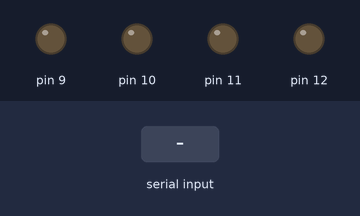
Bench run of a sketch on a simulated Arduino Uno, built with avr-gcc and run on an emulated ATmega328P. On the bench: output pins drawn as LEDs (lit = HIGH). Inputs (shaded band) come from the test bench.

Above: at 1.2 s.
1.3 s: "0001" received over Serial
At 3.5 s:
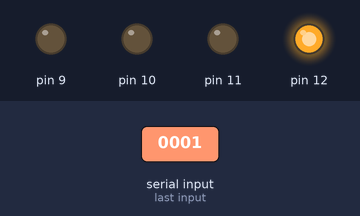
3.8 s: "0011" received over Serial
At 5.5 s:
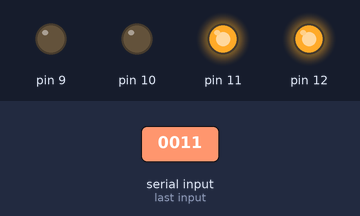
6.3 s: "0111" received over Serial
At 8.5 s:
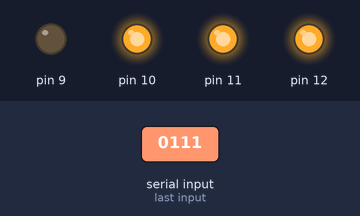
8.8 s: "1111" received over Serial
At 10.6 s:
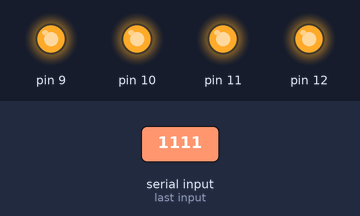
11.3 s: "1000" received over Serial
At 13.5 s:
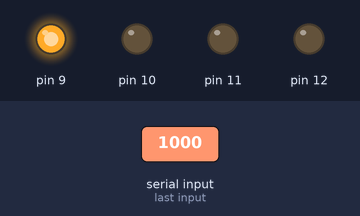
13.8 s: "1100" received over Serial
At 15.6 s:
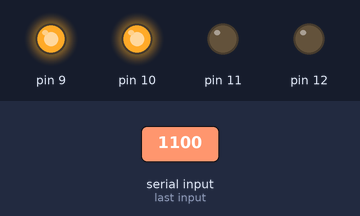
Timing chart, 0 to 17.1 s (numbered marks = the images above; inputs shaded):
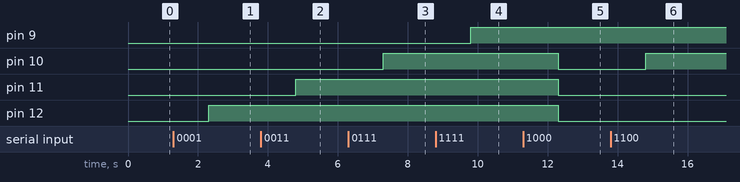

The sketch:

HomeArduino.ino
```cpp
void setup(){
 Serial.begin(9600);
pinMode(9, OUTPUT);
pinMode(10, OUTPUT);
pinMode(11, OUTPUT);
pinMode(12, OUTPUT);

}
String comando;
void loop(){
  if(Serial.available()){
    comando = Serial.readString();

  if(comando.equals("0000")){
    digitalWrite(9, LOW); digitalWrite(10, LOW); digitalWrite(11, LOW); digitalWrite(12, LOW);
  }else if(comando.equals("0001")){
    digitalWrite(9, LOW); digitalWrite(10, LOW); digitalWrite(11, LOW); digitalWrite(12, HIGH);
  } if(comando.equals("0011")){
    digitalWrite(9, LOW); digitalWrite(10, LOW); digitalWrite(11, HIGH); digitalWrite(12, HIGH);
  }else if(comando.equals("0111")){
    digitalWrite(9, LOW); digitalWrite(10, HIGH); digitalWrite(11, HIGH); digitalWrite(12, HIGH);
  }else if(comando.equals("1111")){
    digitalWrite(9, HIGH); digitalWrite(10, HIGH); digitalWrite(11, HIGH); digitalWrite(12, HIGH);
  }else if(comando.equals("1000")){
    digitalWrite(9, HIGH); digitalWrite(10, LOW); digitalWrite(11, LOW); digitalWrite(12, LOW);
  }else if(comando.equals("1100")){
    digitalWrite(9, HIGH); digitalWrite(10, HIGH); digitalWrite(11, LOW); digitalWrite(12, LOW);
  }else if(comando.equals("1110")){
     digitalWrite(9, HIGH); digitalWrite(10, HIGH); digitalWrite(11, HIGH); digitalWrite(12, LOW);
  }else if(comando.equals("1010")){
     digitalWrite(9, HIGH); digitalWrite(10, LOW); digitalWrite(11, HIGH); digitalWrite(12, LOW);
  }else if(comando.equals("0101")){
     digitalWrite(9, LOW); digitalWrite(10, HIGH); digitalWrite(11, LOW); digitalWrite(12, HIGH);
  }else if(comando.equals("0010")){
     digitalWrite(9, LOW); digitalWrite(10, LOW); digitalWrite(11, HIGH); digitalWrite(12, LOW);
  }else if(comando.equals("0110")){
     digitalWrite(9, LOW); digitalWrite(10, HIGH); digitalWrite(11, HIGH); digitalWrite(12, LOW);
  }else if(comando.equals("1001")){
     digitalWrite(9, HIGH); digitalWrite(10, LOW); digitalWrite(11, LOW); digitalWrite(12, HIGH);
  }else if(comando.equals("0100")){
     digitalWrite(9, LOW); digitalWrite(10, HIGH); digitalWrite(11, LOW); digitalWrite(12, LOW);
  }else if(comando.equals("1011")){
     digitalWrite(9, HIGH); digitalWrite(10, LOW); digitalWrite(11, HIGH); digitalWrite(12, HIGH);
  }else if(comando.equals("1101")){
     digitalWrite(9, HIGH); digitalWrite(10, HIGH); digitalWrite(11, LOW); digitalWrite(12, HIGH);
  }

   }

}
```

Measured:
- after the input at 1.3 s, pin 12: LOW → HIGH after 1.0 s
- after the input at 3.8 s, pin 11: LOW → HIGH after 1.0 s
- after the input at 6.3 s, pin 10: LOW → HIGH after 1.0 s
- after the input at 8.8 s, pin 9: LOW → HIGH after 1.0 s
- after the input at 11.3 s, pin 10–12: HIGH → LOW after 1.0 s
- after the input at 13.8 s, pin 10: LOW → HIGH after 1.0 s
